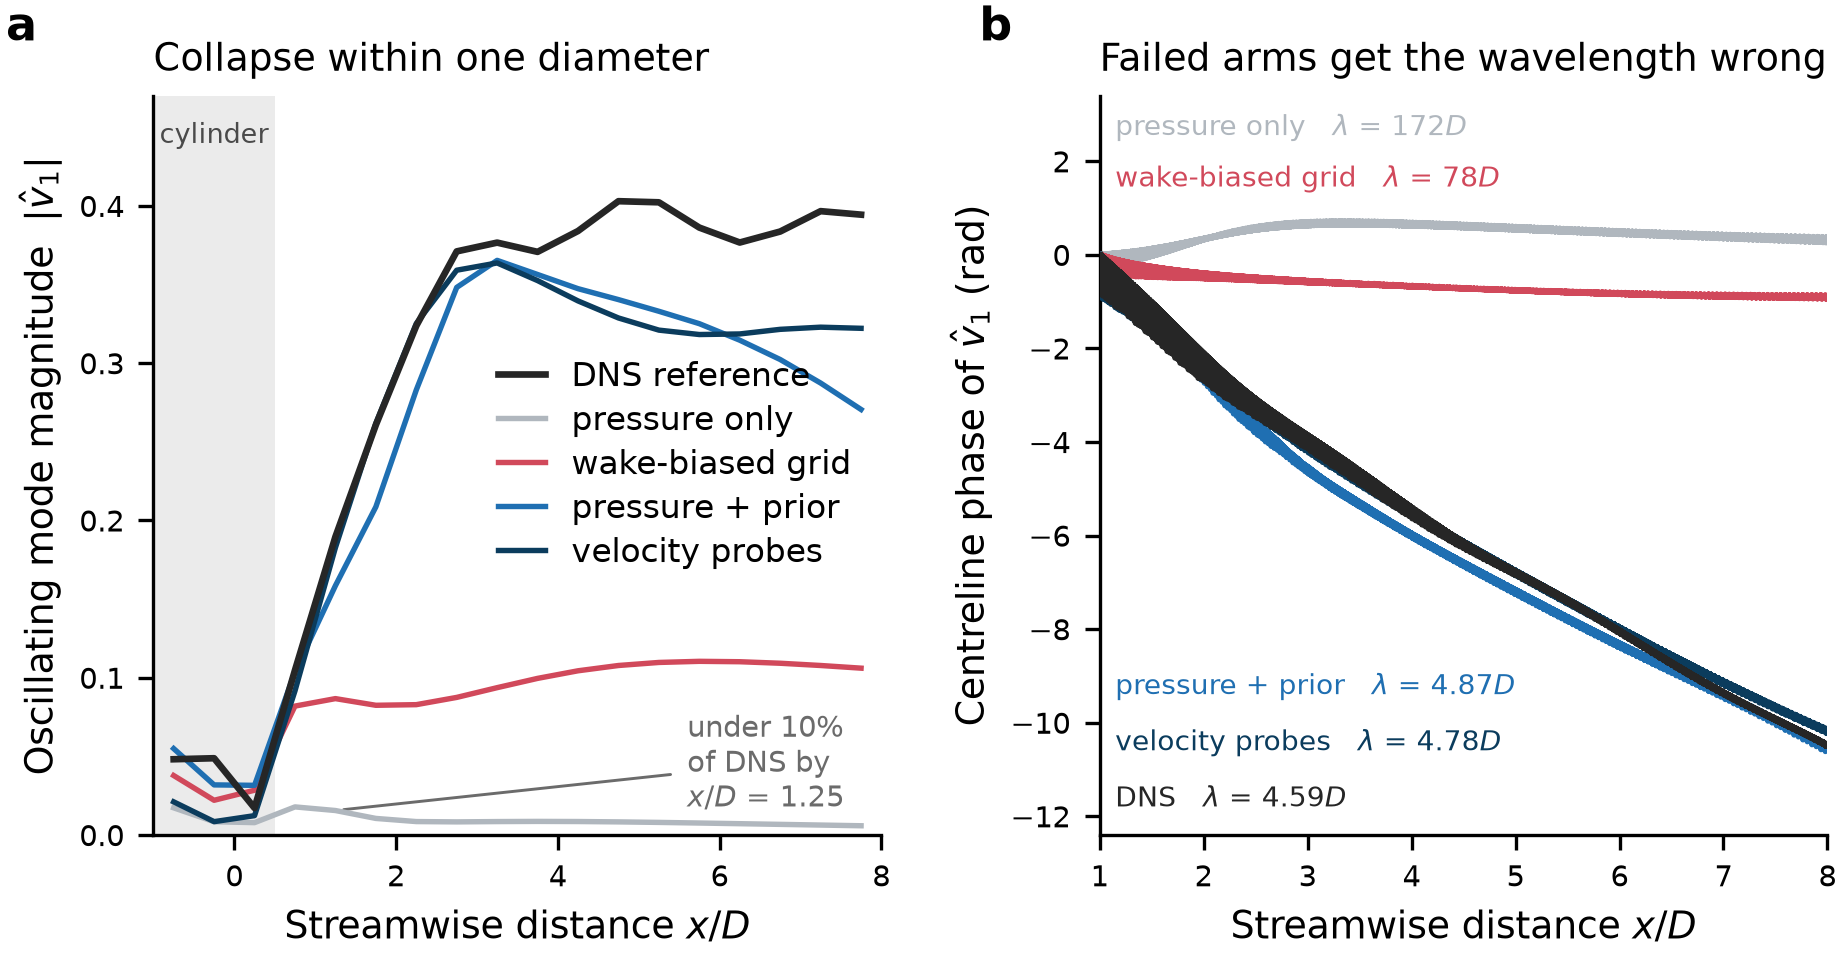

Write the Python code that produced this figure.
"""Figure 7 - the collapse, quantified along the wake.

One sentence this figure must make true:
    The pressure-only arm's oscillating mode dies within one diameter of the
    cylinder, and the arms that fail while carrying amplitude fail because they
    get the streamwise wavelength wrong, not because they are noisy.

Panel a: |v_1| against streamwise distance - the decay curve.
Panel b: centreline phase against x. Slope is 2*pi/wavelength, so a correct
         street is a straight line parallel to the DNS; a standing disturbance
         is flat.

Data comes from decay_profiles.json, written by build_decay_data.py.
"""
import json
import os
import sys

sys.path.insert(0, os.path.dirname(os.path.abspath(__file__)))

import matplotlib.pyplot as plt
import numpy as np
from fig_common import (style, save, panel_letter, check_overlaps,
                        C_COLLAPSED, C_FALSE, C_RECOVERED, C_PROBE, C_REF)

HERE = os.path.dirname(os.path.abspath(__file__))
style()
D = json.load(open(os.path.join(HERE, "decay_profiles.json")))

xc = np.array(D["xc"])
dns = np.array(D["dns"])
COL = {"1": C_COLLAPSED, "7": C_FALSE, "15": C_RECOVERED, "4": C_PROBE}
ORDER = ["1", "7", "15", "4"]
NAME = {"1": "pressure only", "7": "wake-biased grid",
        "15": "pressure + prior", "4": "velocity probes"}

fig, (ax, ax2) = plt.subplots(1, 2, figsize=(7.2, 3.2),
                              gridspec_kw=dict(wspace=0.30))

# ---------------------------------------------------------------- panel a
ax.plot(xc, dns, color="0.15", lw=1.6, zorder=5, label="DNS reference")
for k in ORDER:
    a = D["arms"][k]
    ax.plot(xc, a["amp"], color=COL[k], lw=1.3, zorder=4, label=NAME[k])
ax.axvspan(-1, 0.5, color="0.92", zorder=0, lw=0)
ax.text(-0.25, 0.44, "cylinder", fontsize=6.5, color=C_REF, ha="center")
ax.set_xlabel("Streamwise distance $x/D$")
ax.set_ylabel("Oscillating mode magnitude  $|\\hat v_1|$")
ax.set_xlim(-1, 8)
ax.set_ylim(0, 0.47)
ax.set_title("Collapse within one diameter")
ax.legend(loc="center right", handlelength=1.4, labelspacing=0.32)

# The one headline number: where the collapsed arm falls under a tenth of DNS.
r = np.array(D["arms"]["1"]["amp"]) / dns
j = next(i for i in range(len(xc)) if xc[i] > 0.5 and r[i] < 0.10)
ax.annotate(f"under 10%\nof DNS by\n$x/D$ = {xc[j]:.2f}",
            xy=(xc[j], D["arms"]["1"]["amp"][j]),
            xytext=(5.6, 0.045), fontsize=7, color="0.42",
            ha="left", va="center",
            arrowprops=dict(arrowstyle="-", color="0.42", lw=0.7,
                            shrinkA=2, shrinkB=2))

# ---------------------------------------------------------------- panel b
xl = np.array(D["dns_xline"])
ph0 = np.array(D["dns_phase"])
ax2.plot(xl, ph0 - ph0[0], color="0.15", lw=1.6, zorder=5,
         label=f"DNS  $\\lambda$ = {D['dns_lambda']:.2f}$D$")
for k in ORDER:
    a = D["arms"][k]
    p = np.array(a["phase"])
    ax2.plot(np.array(a["xline"]), p - p[0], color=COL[k], lw=1.3, zorder=4,
             label=f"{NAME[k]}  $\\lambda$ = {a['lam']:.2f}$D$")
ax2.set_xlabel("Streamwise distance $x/D$")
ax2.set_ylabel("Centreline phase of $\\hat v_1$ (rad)")
ax2.set_xlim(1, 8)
ax2.set_title("Failed arms get the wavelength wrong")
# Direct-label instead of a legend box: the two failed arms run flat along the
# top and the three street-carrying lines fan down the diagonal, so any box
# inside the axes sits on data.
ax2.set_ylim(-12.4, 3.4)
# Flat pair: label above their own lines, left half of the panel where the
# diagonal bundle has not yet arrived.
ax2.annotate(f"pressure only   $\\lambda$ = {D['arms']['1']['lam']:.0f}$D$",
             xy=(1.15, 2.55), fontsize=6.8, color=COL["1"], ha="left")
ax2.annotate(f"wake-biased grid   $\\lambda$ = {D['arms']['7']['lam']:.0f}$D$",
             xy=(1.15, 1.45), fontsize=6.8, color=COL["7"], ha="left")
# Diagonal bundle: stack the three labels in the empty lower-left wedge.
for k, yy in (("15", -9.4), ("4", -10.6)):
    a = D["arms"][k]
    ax2.annotate(f"{NAME[k]}   $\\lambda$ = {a['lam']:.2f}$D$",
                 xy=(1.15, yy), fontsize=6.8, color=COL[k], ha="left")
ax2.annotate(f"DNS   $\\lambda$ = {D['dns_lambda']:.2f}$D$",
             xy=(1.15, -11.8), fontsize=6.8, color="0.15", ha="left")

panel_letter(ax, "a", dx=-0.16, dy=1.06)
panel_letter(ax2, "b", dx=-0.12, dy=1.06)

fig.canvas.draw()
bad = check_overlaps(fig)
if bad:
    print("text collisions:", bad)
print(save(fig, "fig7_decay"))
